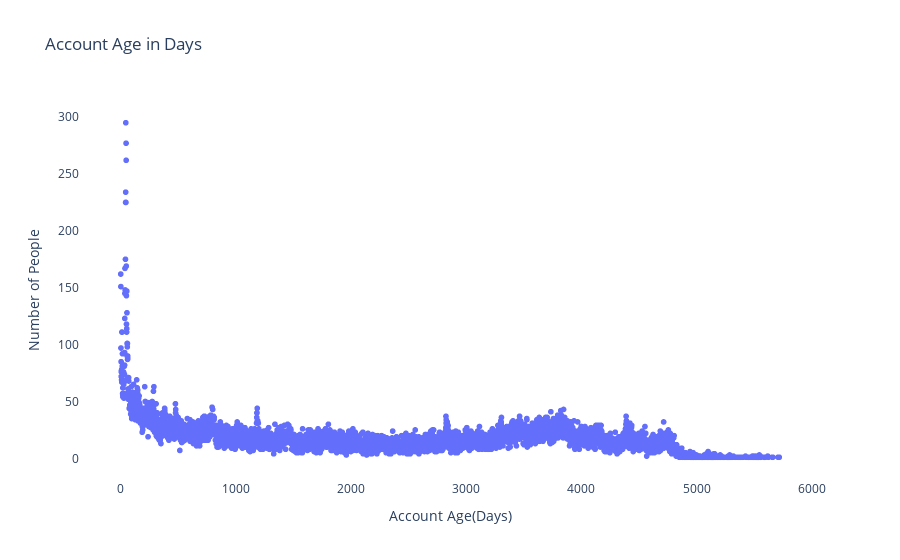

Here is the notebook cell this chart was saved with:
### Code cell
fig = px.scatter(dy_used_df, x='days', y=dy_used_df.iloc[:,2], title='Account Age in Days')
fig.update_xaxes(title='Account Age(Days)')
fig.update_yaxes(title='Number of People')
fig.update_layout(plot_bgcolor='rgba(0,0,0,0)')
fig.show()

### Figure 1 — Plotly figure (JSON) as saved in the notebook; plotly's stock layout.template omitted (floating-point values rounded to 4 significant figures; data arrays with more than 128 entries replaced by an {"elided": "..."} marker saying what was removed)
{"data": [{"hovertemplate": "days=%{x}<br>y=%{y}<extra></extra>", "legendgroup": "", "marker": {"color": "#636efa", "symbol": "circle"}, "mode": "markers", "name": "", "showlegend": false, "type": "scattergl", "x": {"elided": "5172 int values"}, "xaxis": "x", "y": {"elided": "5172 int values"}, "yaxis": "y"}], "layout": {"legend": {"tracegroupgap": 0}, "plot_bgcolor": "rgba(0,0,0,0)", "title": {"text": "Account Age in Days"}, "xaxis": {"anchor": "y", "domain": [0, 1], "title": {"text": "Account Age(Days)"}}, "yaxis": {"anchor": "x", "domain": [0, 1], "title": {"text": "Number of People"}}}}
